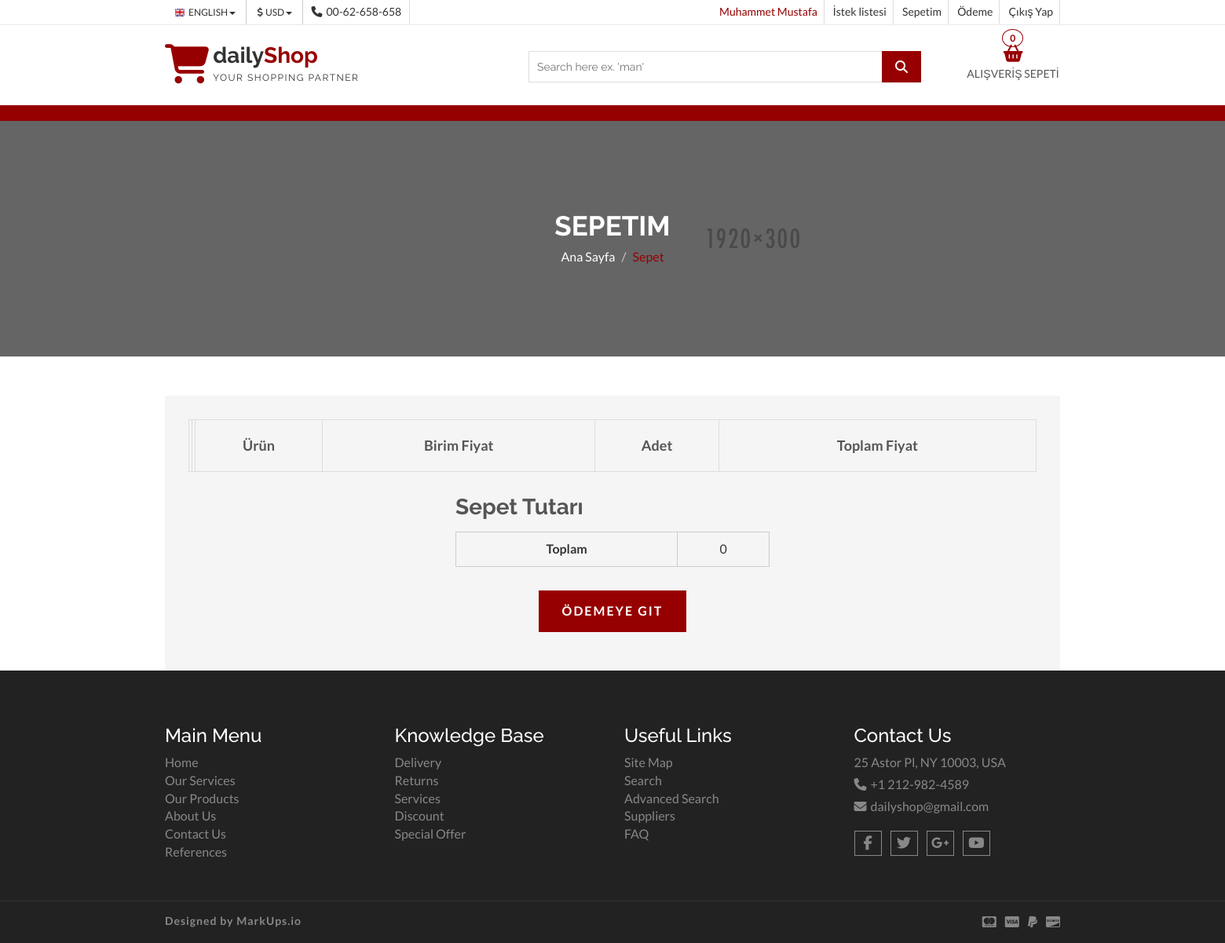
Page /order/ (signed in) on the earlier database version.
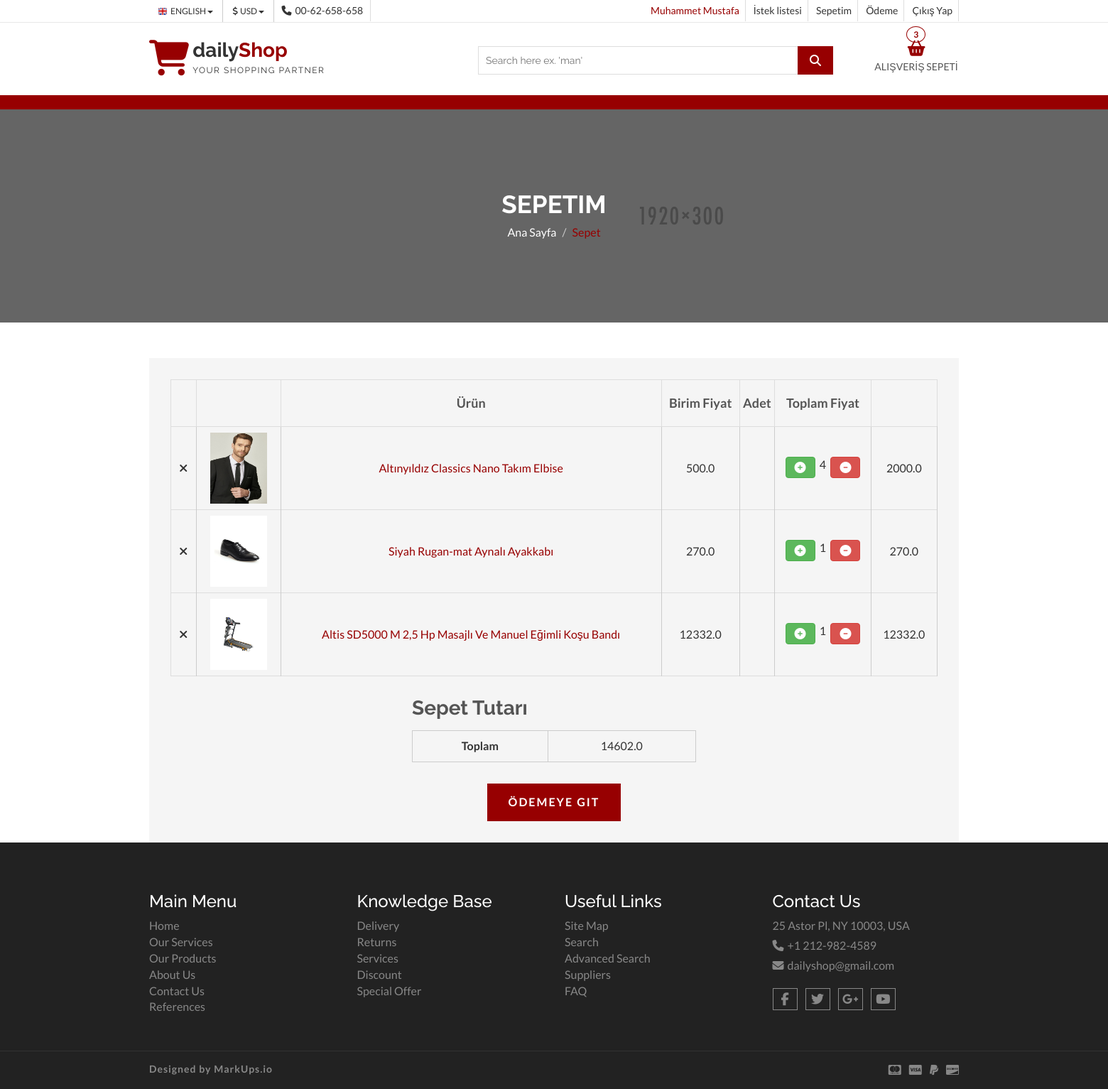
Same page on the later database version.
### order/models.py (models this page shows, shortened)
class ShopCart(models.Model):
    customer = models.ForeignKey(UserProfile,on_delete=models.SET_NULL, null=True)
    product = models.ForeignKey(Product,on_delete= models.SET_NULL, null=True)
    quantity = models.IntegerField(default=0,null=True)
    @property
    def amount(self):
        return (self.quantity * self.product.price)

### product/models.py (models this page shows, shortened)
class Product(models.Model):
    STATUS = (
        ('True','Evet'),
        ('False','Hayır'),
    )
    category = models.ForeignKey(Category,on_delete=models.CASCADE)
    title = CharField(max_length=200)
    keywords = CharField(blank = True,max_length=255)
    description = CharField(blank = True,max_length=255)
    image = ImageField(blank = True,upload_to = "images/")
    price = FloatField()
    amount = IntegerField()
    detail = RichTextUploadingField()
    status = CharField(max_length=10,choices=STATUS)
    slug = AutoSlugField(populate_from='title')
    created_at = DateTimeField(auto_now_add=True)
    update_at = DateTimeField(auto_now=True)
    def __str__(self):
        return self.title
    def image_tag(self):
        try:
            return mark_safe(f'<img src="{self.image.url}" alt="image"  height = "50"')
        except Exception:
            return mark_safe(f'<img alt="image field is blank"')
    image_tag.short_description = "Image"

### order/views.py (the view)
# urls.py: path('order/',include('order.urls')),
def order(request):
    context = SettingsFunc(request)
    if request.user.is_authenticated:
        cart = ShopCart.objects.filter(customer_id= GetCustomer(request).id)
        context['cart'] = cart
        context['total'] = sum([x.amount for x in cart])
    return render(request,"cart.html",context)

### home/views.py (called while the page is built)
def SettingsFunc(request):
    setting = Setting.objects.get(pk=1)
    category = Category.objects.all()
    context = {
        'setting' : setting,
        'category':category
    }
    if request.user.is_authenticated:
        context['cart'] = ShopCart.objects.filter(customer_id= UserProfile.objects.filter(user_id=request.user.id)[0].id)
        context['total'] = sum([x.amount for x in context['cart']])
        context['CartItemCount'] = len(context['cart'])
    return context

### order/views.py (called while the page is built)
def GetCustomer(request):
    if request.user.is_authenticated:
        return UserProfile.objects.get(user_id=request.user.id)
    return None

### home/templates/cart.html (shortened to what the changed rows need)
{% extends 'homebase.html' %}
{% load static %}
 {% block content %}
<section id="aa-catg-head-banner"><img src="{% static 'img/fashion/fashion-header-bg-8.jpg' %}"
    <div class="aa-catg-head-banner-area">
        <div class="container">
            <div class="aa-catg-head-banner-content">
                <h2>Sepetim</h2>
            </div>
        </div>
    </div>
</section>
<section id="cart-view">
    <div class="container">
        <div class="row">
            <div class="col-md-12">
                <div class="cart-view-area">
                    <div class="cart-view-table">
                        <form action="#" method="post">
                            <div class="table-responsive">
                                <table class="table">
                                    <thead>
                                        <tr>
                                            <th></th>
                                            <th></th>
                                            <th>Ürün</th>
                                            <th>Birim Fiyat</th>
                                            <th>Adet</th>
                                            <th>Toplam Fiyat</th>
                                        </tr>
                                    </thead>
                                    <tbody>
                                        {% for cartItem in cart %}
                                        <tr>
                                            <td><a href="https://www.free-css.com/free-css-templates">
                                                    <i class="fa fa-close"></i>
                                                </a></td>
                                            <td><a href="/product/{{cartItem.product_id}}/{{cartItem.product.slug}}"><img
                                                        src="{{cartItem.product.image.url}}"
                                                        alt="website template image"></a></td>
                                            <td><a class="aa-cart-title"
                                                    href="/product/{{cartItem.product_id}}/{{cartItem.product.slug}}">{{cartItem.product}}</a>
                                            </td>
                                            <td>{{cartItem.product.price}}</td>
                                            <td>
                                            <td>
                                                <div
                                                    style="display: flex;justify-content: space-evenly;align-items: flex-start;">
                                                    <i class="fa fa-solid fa-plus-circle fa-1x btn btn-success update_item"
                                                        data-productid="{{cartItem.product_id}}" data-action="add"></i>
                                                    <p id="{{cartItem.product_id}}-quantity">{{cartItem.quantity}}</p>
                                                    <i class="fa fa-duotone fa-minus-circle fa-1x btn btn-danger update_item"
                                                        data-productid="{{cartItem.product_id}}" data-action="remove"></i>
                                                </div>
                                            </td>
                                            <td>{{cartItem.amount}}</td>
                                        </tr>
                                        {% endfor %}
                                    </tbody>
                                </table>
                            </div>
                        </form>
                        <div class="cart-view-total">
                            <table class="aa-totals-table">
                                <tbody>
                                    <tr>
                                        <th>Toplam</th>
                                        <td>{{total}}</td>
                                    </tr>
                                </tbody>
                            </table>
                        </div>
                    </div>
                </div>
            </div>
        </div>
    </div>
</section>
{% endblock content %} {% block footer %} {% include 'footer.html' %} {% endblock footer %}

### home/templates/header.html (shortened to what the changed rows need)
{% block header %} {% load static %}
<link rel="stylesheet" href="https://ajax.googleapis.com/ajax/libs/jqueryui/1.11.4/themes/smoothness/jquery-ui.css">
<header id="aa-header">
    <div class="aa-header-bottom">
        <div class="container">
            <div class="row">
                <div class="col-md-12">
                    <div class="aa-header-bottom-area">
                        <div class="aa-cartbox">
                            <a class="aa-cart-link" href="/order/">
                                <span class="fa fa-shopping-basket"></span>
                                <span class="aa-cart-title">ALIŞVERİŞ SEPETİ</span>
                                <span class="aa-cart-notify">{{CartItemCount}}</span>
                            </a>
                        </div>
                    </div>
                </div>
            </div>
        </div>
    </div>
</header>
{% endblock %}

Differences in the rows shown:
added ShopCart: product.image (picture), product "Altınyıldız Classics Nano Takım Elbise", product.price "500.0", quantity "4", amount "2000.0"
added ShopCart: product.image (picture), product "Siyah Rugan-mat Aynalı Ayakkabı", product.price "270.0", quantity "1", amount "270.0"
added ShopCart: product.image (picture), product "Altis SD5000 M 2,5 Hp Masajlı Ve Manuel Eğimli Koşu Bandı", product.price "12332.0", quantity "1", amount "12332.0"
Other differences:
{{ CartItemCount }}: "0" → "3"
{{ total }}: "0" → "14602.0"
